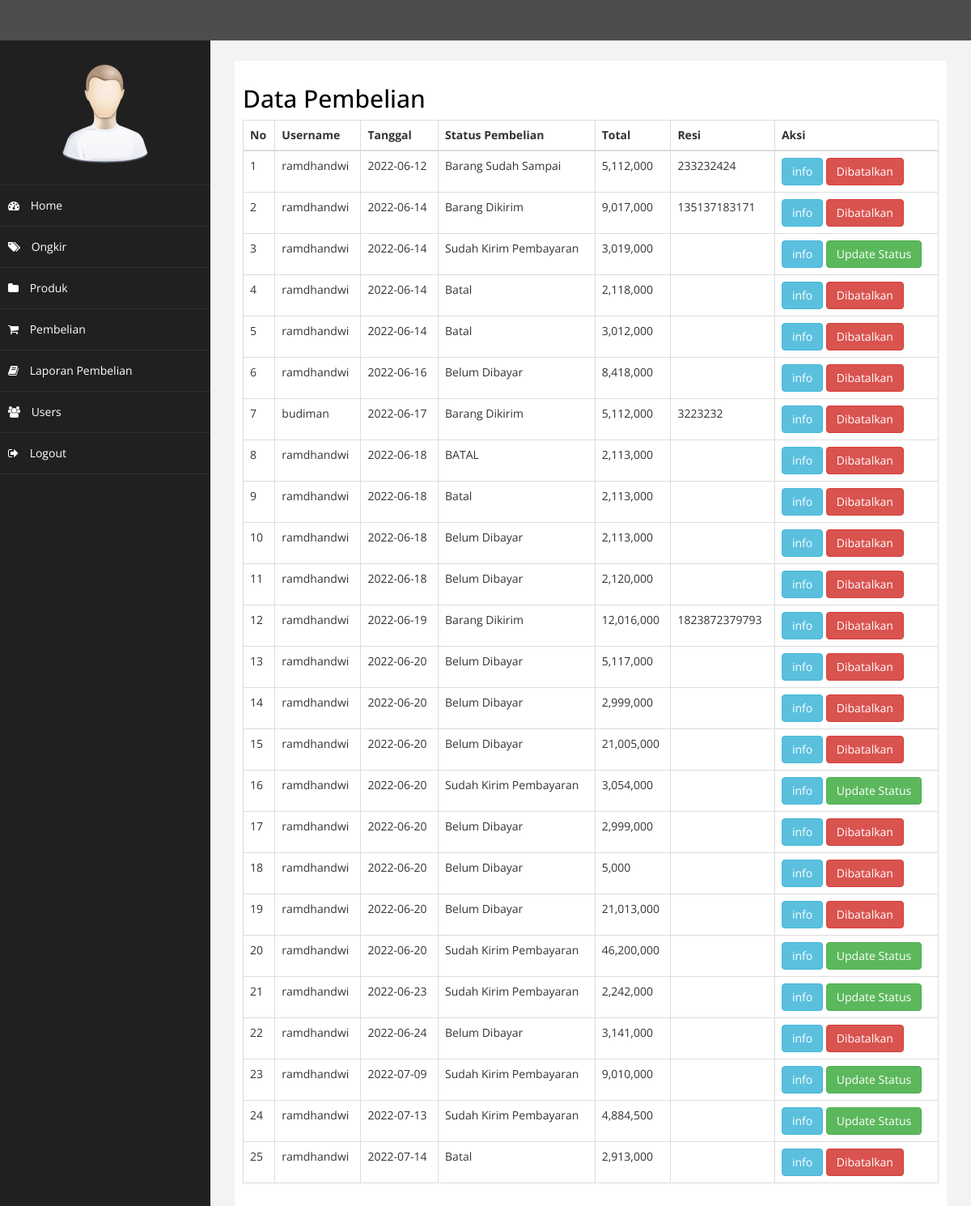
Page /admin/index.php?halaman=pembelian (signed in) on the committed database.
### tables this page shows
CREATE TABLE `pembelian` (
  `id_pembelian` int(11) NOT NULL,
  `id_users` int(11) NOT NULL,
  `id_ongkir` int(11) NOT NULL,
  `penerima` varchar(40) NOT NULL,
  `no_telp` int(15) NOT NULL,
  `tanggal_pembelian` date NOT NULL,
  `total_pembelian` int(11) NOT NULL,
  `nama_daerah` varchar(40) NOT NULL,
  `tarif` int(11) NOT NULL,
  `alamat_pengiriman` text NOT NULL,
  `status_pembelian` varchar(30) NOT NULL DEFAULT 'Belum Dibayar',
  `resi_pengiriman` varchar(20) NOT NULL
);

CREATE TABLE `users` (
  `id_users` int(11) NOT NULL,
  `name` varchar(40) NOT NULL,
  `username` varchar(20) NOT NULL,
  `email` varchar(20) NOT NULL,
  `password` varchar(13) NOT NULL
);

### admin/pembelian.php (the view)
<h2> Data Pembelian </h2>
 <table class="table table-bordered">
 	<thead>
 		<tr>
 			<th>No</th>
 			<th>Username</th>
 			<th>Tanggal</th>
			<th>Status Pembelian</th>
 			<th>Total</th>
			<th>Resi</th>
 			<th>Aksi</th>
 		</tr>
 	</thead>
 	<tbody>
		<?php
			$ambildata = $koneksi->query("SELECT * FROM pembelian JOIN users ON pembelian.id_users=users.id_users");
		?>
 		<?php $nomor=+1; ?>
 		<?php while($pecah = $ambildata->fetch_assoc()){ ?>
 		<tr>
 			<td><?php echo $nomor; ?></td>
 			<td><?php echo $pecah['name']; ?></td>
 			<td><?php echo $pecah['tanggal_pembelian']; ?></td>
			<td><?php echo $pecah['status_pembelian']; ?></td>
 			<td><?php echo number_format($pecah['total_pembelian']); ?></td>
			<td><?php echo $pecah['resi_pengiriman']; ?></td>
 			<td>
 				<a href="index.php?halaman=detail&id=<?php echo $pecah['id_pembelian']; ?>" class="btn btn-info">info</a>
				<?php if ($pecah['status_pembelian']!=="Sudah Kirim Pembayaran"): ?>
				<a href="index.php?halaman=batal&id=<?php echo $pecah['id_pembelian']; ?>" class="btn btn-danger">Dibatalkan</a>
				<?php elseif ($pecah['status_pembelian']!=="Belum Dibayar"): ?>
				<a href="index.php?halaman=pembayaran&id=<?php echo $pecah['id_pembelian'] ?>" class="btn btn-success">Update Status</a>
				<?php endif ?>
 			</td>
 		</tr>
 		<?php $nomor++; ?>
 		<?php } ?>
 	</tbody>
 </table>

### admin/assets/css/custom.css (style rules this page uses)
body { font-family: 'Open Sans', sans-serif; }
h2 { color: rgb(0, 0, 0); }

### rows in the picture
pembelian: id_users.name "ramdhandwi", tanggal_pembelian "2022-06-12", status_pembelian "Barang Sudah Sampai", total_pembelian "5,112,000", resi_pengiriman "233232424"
pembelian: id_users.name "ramdhandwi", tanggal_pembelian "2022-06-14", status_pembelian "Barang Dikirim", total_pembelian "9,017,000", resi_pengiriman "135137183171"
pembelian: id_users.name "ramdhandwi", tanggal_pembelian "2022-06-14", status_pembelian "Sudah Kirim Pembayaran", total_pembelian "3,019,000"
pembelian: id_users.name "ramdhandwi", tanggal_pembelian "2022-06-14", status_pembelian "Batal", total_pembelian "2,118,000"
pembelian: id_users.name "ramdhandwi", tanggal_pembelian "2022-06-14", status_pembelian "Batal", total_pembelian "3,012,000"
pembelian: id_users.name "ramdhandwi", tanggal_pembelian "2022-06-16", status_pembelian "Belum Dibayar", total_pembelian "8,418,000"
pembelian: id_users.name "budiman", tanggal_pembelian "2022-06-17", status_pembelian "Barang Dikirim", total_pembelian "5,112,000", resi_pengiriman "3223232"
pembelian: id_users.name "ramdhandwi", tanggal_pembelian "2022-06-18", status_pembelian "BATAL", total_pembelian "2,113,000"
pembelian: id_users.name "ramdhandwi", tanggal_pembelian "2022-06-18", status_pembelian "Batal", total_pembelian "2,113,000"
pembelian: id_users.name "ramdhandwi", tanggal_pembelian "2022-06-18", status_pembelian "Belum Dibayar", total_pembelian "2,113,000"
pembelian: id_users.name "ramdhandwi", tanggal_pembelian "2022-06-18", status_pembelian "Belum Dibayar", total_pembelian "2,120,000"
pembelian: id_users.name "ramdhandwi", tanggal_pembelian "2022-06-19", status_pembelian "Barang Dikirim", total_pembelian "12,016,000", resi_pengiriman "1823872379793"
pembelian: id_users.name "ramdhandwi", tanggal_pembelian "2022-06-20", status_pembelian "Belum Dibayar", total_pembelian "5,117,000"
pembelian: id_users.name "ramdhandwi", tanggal_pembelian "2022-06-20", status_pembelian "Belum Dibayar", total_pembelian "2,999,000"
pembelian: id_users.name "ramdhandwi", tanggal_pembelian "2022-06-20", status_pembelian "Belum Dibayar", total_pembelian "21,005,000"
pembelian: id_users.name "ramdhandwi", tanggal_pembelian "2022-06-20", status_pembelian "Sudah Kirim Pembayaran", total_pembelian "3,054,000"
pembelian: id_users.name "ramdhandwi", tanggal_pembelian "2022-06-20", status_pembelian "Belum Dibayar", total_pembelian "2,999,000"
pembelian: id_users.name "ramdhandwi", tanggal_pembelian "2022-06-20", status_pembelian "Belum Dibayar", total_pembelian "5,000"
pembelian: id_users.name "ramdhandwi", tanggal_pembelian "2022-06-20", status_pembelian "Belum Dibayar", total_pembelian "21,013,000"
pembelian: id_users.name "ramdhandwi", tanggal_pembelian "2022-06-20", status_pembelian "Sudah Kirim Pembayaran", total_pembelian "46,200,000"
pembelian: id_users.name "ramdhandwi", tanggal_pembelian "2022-06-23", status_pembelian "Sudah Kirim Pembayaran", total_pembelian "2,242,000"
pembelian: id_users.name "ramdhandwi", tanggal_pembelian "2022-06-24", status_pembelian "Belum Dibayar", total_pembelian "3,141,000"
pembelian: id_users.name "ramdhandwi", tanggal_pembelian "2022-07-09", status_pembelian "Sudah Kirim Pembayaran", total_pembelian "9,010,000"
pembelian: id_users.name "ramdhandwi", tanggal_pembelian "2022-07-13", status_pembelian "Sudah Kirim Pembayaran", total_pembelian "4,884,500"
pembelian: id_users.name "ramdhandwi", tanggal_pembelian "2022-07-14", status_pembelian "Batal", total_pembelian "2,913,000"
